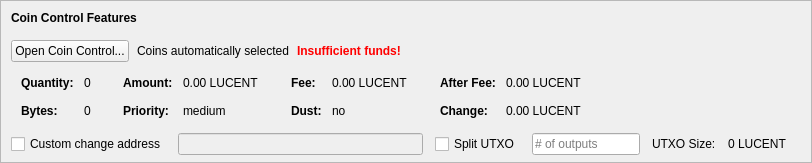
    <widget class="QFrame" name="frameCoinControl">
     <property name="sizePolicy">
      <sizepolicy hsizetype="Expanding" vsizetype="Expanding">
       <horstretch>0</horstretch>
       <verstretch>0</verstretch>
      </sizepolicy>
     </property>
     <property name="maximumSize">
      <size>
       <width>16777215</width>
       <height>16777215</height>
      </size>
     </property>
     <property name="frameShape">
      <enum>QFrame::StyledPanel</enum>
     </property>
     <property name="frameShadow">
      <enum>QFrame::Sunken</enum>
     </property>
     <layout class="QVBoxLayout" name="verticalLayoutCoinControl2">
      <property name="spacing">
       <number>0</number>
      </property>
      <property name="leftMargin">
       <number>0</number>
      </property>
      <property name="topMargin">
       <number>0</number>
      </property>
      <property name="rightMargin">
       <number>0</number>
      </property>
      <property name="bottomMargin">
       <number>6</number>
      </property>
      <item>
       <layout class="QVBoxLayout" name="verticalLayoutCoinControl" stretch="0,0,0,0,1">
        <property name="spacing">
         <number>0</number>
        </property>
        <property name="leftMargin">
         <number>10</number>
        </property>
        <property name="topMargin">
         <number>10</number>
        </property>
        <item>
         <layout class="QHBoxLayout" name="horizontalLayoutCoinControl1">
          <property name="bottomMargin">
           <number>15</number>
          </property>
          <item>
           <widget class="QLabel" name="labelCoinControlFeatures">
            <property name="sizePolicy">
             <sizepolicy hsizetype="Preferred" vsizetype="Maximum">
              <horstretch>0</horstretch>
              <verstretch>0</verstretch>
             </sizepolicy>
            </property>
            <property name="font">
             <font>
              <weight>75</weight>
              <bold>true</bold>
             </font>
            </property>
            <property name="styleSheet">
             <string notr="true">font-weight:bold;</string>
            </property>
            <property name="text">
             <string>Coin Control Features</string>
            </property>
           </widget>
          </item>
         </layout>
        </item>
        <item>
         <layout class="QHBoxLayout" name="horizontalLayoutCoinControl2" stretch="0,0,0,0">
          <property name="spacing">
           <number>8</number>
          </property>
          <property name="bottomMargin">
           <number>10</number>
          </property>
          <item>
           <widget class="QPushButton" name="pushButtonCoinControl">
            <property name="styleSheet">
             <string notr="true"/>
            </property>
            <property name="text">
             <string>Open Coin Control...</string>
            </property>
            <property name="autoDefault">
             <bool>false</bool>
            </property>
           </widget>
          </item>
          <item>
           <widget class="QLabel" name="labelCoinControlAutomaticallySelected">
            <property name="text">
             <string>Coins automatically selected</string>
            </property>
            <property name="margin">
             <number>5</number>
            </property>
           </widget>
          </item>
          <item>
           <widget class="QLabel" name="labelCoinControlInsuffFunds">
            <property name="font">
             <font>
              <weight>75</weight>
              <bold>true</bold>
             </font>
            </property>
            <property name="styleSheet">
             <string notr="true">color:red;font-weight:bold;</string>
            </property>
            <property name="text">
             <string>Insufficient funds!</string>
            </property>
            <property name="margin">
             <number>5</number>
            </property>
           </widget>
          </item>
          <item>
           <spacer name="horizontalSpacerCoinControl">
            <property name="orientation">
             <enum>Qt::Horizontal</enum>
            </property>
            <property name="sizeHint" stdset="0">
             <size>
              <width>40</width>
              <height>1</height>
             </size>
            </property>
           </spacer>
          </item>
         </layout>
        </item>
        <item>
         <widget class="QWidget" name="widgetCoinControl" native="true">
          <property name="sizePolicy">
           <sizepolicy hsizetype="Preferred" vsizetype="Preferred">
            <horstretch>0</horstretch>
            <verstretch>0</verstretch>
           </sizepolicy>
          </property>
          <property name="minimumSize">
           <size>
            <width>0</width>
            <height>0</height>
           </size>
          </property>
          <property name="styleSheet">
           <string notr="true"/>
          </property>
          <layout class="QHBoxLayout" name="horizontalLayoutCoinControl5">
           <property name="leftMargin">
            <number>0</number>
           </property>
           <property name="topMargin">
            <number>0</number>
           </property>
           <property name="rightMargin">
            <number>0</number>
           </property>
           <property name="bottomMargin">
            <number>0</number>
           </property>
           <item>
            <layout class="QHBoxLayout" name="horizontalLayoutCoinControl3" stretch="0,0,0,1">
             <property name="spacing">
              <number>20</number>
             </property>
             <property name="topMargin">
              <number>0</number>
             </property>
             <property name="bottomMargin">
              <number>10</number>
             </property>
             <item>
              <layout class="QFormLayout" name="formLayoutCoinControl1">
               <property name="horizontalSpacing">
                <number>10</number>
               </property>
               <property name="verticalSpacing">
                <number>14</number>
               </property>
               <property name="leftMargin">
                <number>10</number>
               </property>
               <property name="topMargin">
                <number>4</number>
               </property>
               <property name="rightMargin">
                <number>6</number>
               </property>
               <item row="0" column="0">
                <widget class="QLabel" name="labelCoinControlQuantityText">
                 <property name="font">
                  <font>
                   <weight>75</weight>
                   <bold>true</bold>
                  </font>
                 </property>
                 <property name="text">
                  <string>Quantity:</string>
                 </property>
                 <property name="margin">
                  <number>0</number>
                 </property>
                </widget>
               </item>
               <item row="0" column="1">
                <widget class="QLabel" name="labelCoinControlQuantity">
                 <property name="cursor">
                  <cursorShape>IBeamCursor</cursorShape>
                 </property>
                 <property name="contextMenuPolicy">
                  <enum>Qt::ActionsContextMenu</enum>
                 </property>
                 <property name="text">
                  <string notr="true">0</string>
                 </property>
                 <property name="margin">
                  <number>0</number>
                 </property>
                 <property name="textInteractionFlags">
                  <set>Qt::LinksAccessibleByMouse|Qt::TextSelectableByKeyboard|Qt::TextSelectableByMouse</set>
                 </property>
                </widget>
               </item>
               <item row="1" column="0">
                <widget class="QLabel" name="labelCoinControlBytesText">
                 <property name="font">
                  <font>
                   <weight>75</weight>
                   <bold>true</bold>
                  </font>
                 </property>
                 <property name="text">
                  <string>Bytes:</string>
                 </property>
                </widget>
               </item>
               <item row="1" column="1">
                <widget class="QLabel" name="labelCoinControlBytes">
                 <property name="cursor">
                  <cursorShape>IBeamCursor</cursorShape>
                 </property>
                 <property name="contextMenuPolicy">
                  <enum>Qt::ActionsContextMenu</enum>
                 </property>
                 <property name="text">
                  <string notr="true">0</string>
                 </property>
                 <property name="textInteractionFlags">
                  <set>Qt::LinksAccessibleByMouse|Qt::TextSelectableByKeyboard|Qt::TextSelectableByMouse</set>
                 </property>
                </widget>
               </item>
              </layout>
             </item>
             <item>
              <layout class="QFormLayout" name="formLayoutCoinControl2">
               <property name="horizontalSpacing">
                <number>10</number>
               </property>
               <property name="verticalSpacing">
                <number>14</number>
               </property>
               <property name="leftMargin">
                <number>6</number>
               </property>
               <property name="topMargin">
                <number>4</number>
               </property>
               <property name="rightMargin">
                <number>6</number>
               </property>
               <item row="0" column="0">
                <widget class="QLabel" name="labelCoinControlAmountText">
                 <property name="font">
                  <font>
                   <weight>75</weight>
                   <bold>true</bold>
                  </font>
                 </property>
                 <property name="text">
                  <string>Amount:</string>
                 </property>
                 <property name="margin">
                  <number>0</number>
                 </property>
                </widget>
               </item>
               <item row="0" column="1">
                <widget class="QLabel" name="labelCoinControlAmount">
                 <property name="cursor">
                  <cursorShape>IBeamCursor</cursorShape>
                 </property>
                 <property name="contextMenuPolicy">
                  <enum>Qt::ActionsContextMenu</enum>
                 </property>
                 <property name="text">
                  <string notr="true">0.00 LUCENT</string>
                 </property>
                 <property name="textInteractionFlags">
                  <set>Qt::LinksAccessibleByMouse|Qt::TextSelectableByKeyboard|Qt::TextSelectableByMouse</set>
                 </property>
                </widget>
               </item>
               <item row="1" column="0">
                <widget class="QLabel" name="labelCoinControlPriorityText">
                 <property name="font">
                  <font>
                   <weight>75</weight>
                   <bold>true</bold>
                  </font>
                 </property>
                 <property name="text">
                  <string>Priority:</string>
                 </property>
                </widget>
               </item>
               <item row="1" column="1">
                <widget class="QLabel" name="labelCoinControlPriority">
                 <property name="cursor">
                  <cursorShape>IBeamCursor</cursorShape>
                 </property>
                 <property name="contextMenuPolicy">
                  <enum>Qt::ActionsContextMenu</enum>
                 </property>
                 <property name="text">
                  <string>medium</string>
                 </property>
                 <property name="textInteractionFlags">
                  <set>Qt::LinksAccessibleByMouse|Qt::TextSelectableByKeyboard|Qt::TextSelectableByMouse</set>
                 </property>
                </widget>
               </item>
              </layout>
             </item>
             <item>
              <layout class="QFormLayout" name="formLayoutCoinControl3">
               <property name="horizontalSpacing">
                <number>10</number>
               </property>
               <property name="verticalSpacing">
                <number>14</number>
               </property>
               <property name="leftMargin">
                <number>6</number>
               </property>
               <property name="topMargin">
                <number>4</number>
               </property>
               <property name="rightMargin">
                <number>6</number>
               </property>
               <item row="0" column="0">
                <widget class="QLabel" name="labelCoinControlFeeText">
                 <property name="font">
                  <font>
                   <weight>75</weight>
                   <bold>true</bold>
                  </font>
                 </property>
                 <property name="text">
                  <string>Fee:</string>
                 </property>
                 <property name="margin">
                  <number>0</number>
                 </property>
                </widget>
               </item>
               <item row="0" column="1">
                <widget class="QLabel" name="labelCoinControlFee">
                 <property name="cursor">
                  <cursorShape>IBeamCursor</cursorShape>
                 </property>
                 <property name="contextMenuPolicy">
                  <enum>Qt::ActionsContextMenu</enum>
                 </property>
                 <property name="text">
                  <string notr="true">0.00 LUCENT</string>
                 </property>
                 <property name="textInteractionFlags">
                  <set>Qt::LinksAccessibleByMouse|Qt::TextSelectableByKeyboard|Qt::TextSelectableByMouse</set>
                 </property>
                </widget>
               </item>
               <item row="1" column="0">
                <widget class="QLabel" name="labelCoinControlLowOutputText">
                 <property name="font">
                  <font>
                   <weight>75</weight>
                   <bold>true</bold>
                  </font>
                 </property>
                 <property name="text">
                  <string>Dust:</string>
                 </property>
                </widget>
               </item>
               <item row="1" column="1">
                <widget class="QLabel" name="labelCoinControlLowOutput">
                 <property name="cursor">
                  <cursorShape>IBeamCursor</cursorShape>
                 </property>
                 <property name="contextMenuPolicy">
                  <enum>Qt::ActionsContextMenu</enum>
                 </property>
                 <property name="text">
                  <string>no</string>
                 </property>
                 <property name="textInteractionFlags">
                  <set>Qt::LinksAccessibleByMouse|Qt::TextSelectableByKeyboard|Qt::TextSelectableByMouse</set>
                 </property>
                </widget>
               </item>
              </layout>
             </item>
             <item>
              <layout class="QFormLayout" name="formLayoutCoinControl4">
               <property name="horizontalSpacing">
                <number>10</number>
               </property>
               <property name="verticalSpacing">
                <number>14</number>
               </property>
               <property name="leftMargin">
                <number>6</number>
               </property>
               <property name="topMargin">
                <number>4</number>
               </property>
               <property name="rightMargin">
                <number>6</number>
               </property>
               <item row="0" column="0">
                <widget class="QLabel" name="labelCoinControlAfterFeeText">
                 <property name="font">
                  <font>
                   <weight>75</weight>
                   <bold>true</bold>
                  </font>
                 </property>
                 <property name="text">
                  <string>After Fee:</string>
                 </property>
                 <property name="margin">
                  <number>0</number>
                 </property>
                </widget>
               </item>
               <item row="0" column="1">
                <widget class="QLabel" name="labelCoinControlAfterFee">
                 <property name="cursor">
                  <cursorShape>IBeamCursor</cursorShape>
                 </property>
                 <property name="contextMenuPolicy">
                  <enum>Qt::ActionsContextMenu</enum>
                 </property>
                 <property name="text">
                  <string notr="true">0.00 LUCENT</string>
                 </property>
                 <property name="textInteractionFlags">
                  <set>Qt::LinksAccessibleByMouse|Qt::TextSelectableByKeyboard|Qt::TextSelectableByMouse</set>
                 </property>
                </widget>
               </item>
               <item row="1" column="0">
                <widget class="QLabel" name="labelCoinControlChangeText">
                 <property name="font">
                  <font>
                   <weight>75</weight>
                   <bold>true</bold>
                  </font>
                 </property>
                 <property name="text">
                  <string>Change:</string>
                 </property>
                </widget>
               </item>
               <item row="1" column="1">
                <widget class="QLabel" name="labelCoinControlChange">
                 <property name="cursor">
                  <cursorShape>IBeamCursor</cursorShape>
                 </property>
                 <property name="contextMenuPolicy">
                  <enum>Qt::ActionsContextMenu</enum>
                 </property>
                 <property name="text">
                  <string notr="true">0.00 LUCENT</string>
                 </property>
                 <property name="textInteractionFlags">
                  <set>Qt::LinksAccessibleByMouse|Qt::TextSelectableByKeyboard|Qt::TextSelectableByMouse</set>
                 </property>
                </widget>
               </item>
              </layout>
             </item>
            </layout>
           </item>
          </layout>
         </widget>
        </item>
        <item>
         <layout class="QHBoxLayout" name="horizontalLayoutCoinControl4" stretch="0,0,0,0,0,0,0">
          <property name="spacing">
           <number>12</number>
          </property>
          <property name="sizeConstraint">
           <enum>QLayout::SetDefaultConstraint</enum>
          </property>
          <property name="topMargin">
           <number>5</number>
          </property>
          <property name="rightMargin">
           <number>5</number>
          </property>
          <item>
           <widget class="QCheckBox" name="checkBoxCoinControlChange">
            <property name="toolTip">
             <string>If this is activated, but the change address is empty or invalid, change will be sent to a newly generated address.</string>
            </property>
            <property name="text">
             <string>Custom change address</string>
            </property>
           </widget>
          </item>
          <item>
           <widget class="QValidatedLineEdit" name="lineEditCoinControlChange">
            <property name="enabled">
             <bool>false</bool>
            </property>
            <property name="sizePolicy">
             <sizepolicy hsizetype="Expanding" vsizetype="Fixed">
              <horstretch>0</horstretch>
              <verstretch>0</verstretch>
             </sizepolicy>
            </property>
           </widget>
          </item>
          <item>
           <widget class="QCheckBox" name="splitBlockCheckBox">
            <property name="text">
             <string>Split UTXO</string>
            </property>
           </widget>
          </item>
          <item>
           <widget class="QLineEdit" name="splitBlockLineEdit">
            <property name="sizePolicy">
             <sizepolicy hsizetype="Fixed" vsizetype="Fixed">
              <horstretch>50</horstretch>
              <verstretch>0</verstretch>
             </sizepolicy>
            </property>
            <property name="placeholderText">
             <string># of outputs</string>
            </property>
           </widget>
          </item>
          <item>
           <widget class="QLabel" name="labelBlockSizeText">
            <property name="text">
             <string>UTXO Size:</string>
            </property>
           </widget>
          </item>
          <item>
           <widget class="QLabel" name="labelBlockSize">
            <property name="text">
             <string>0 LUCENT</string>
            </property>
           </widget>
          </item>
          <item>
           <widget class="QLabel" name="labelCoinControlChangeLabel">
            <property name="sizePolicy">
             <sizepolicy hsizetype="Preferred" vsizetype="Expanding">
              <horstretch>0</horstretch>
              <verstretch>0</verstretch>
             </sizepolicy>
            </property>
            <property name="minimumSize">
             <size>
              <width>0</width>
              <height>0</height>
             </size>
            </property>
            <property name="text">
             <string/>
            </property>
            <property name="margin">
             <number>3</number>
            </property>
           </widget>
          </item>
         </layout>
        </item>
        <item>
         <spacer name="verticalSpacerCoinControl">
          <property name="orientation">
           <enum>Qt::Vertical</enum>
          </property>
          <property name="sizeHint" stdset="0">
           <size>
            <width>800</width>
            <height>1</height>
           </size>
          </property>
         </spacer>
        </item>
       </layout>
      </item>
     </layout>
    </widget>
